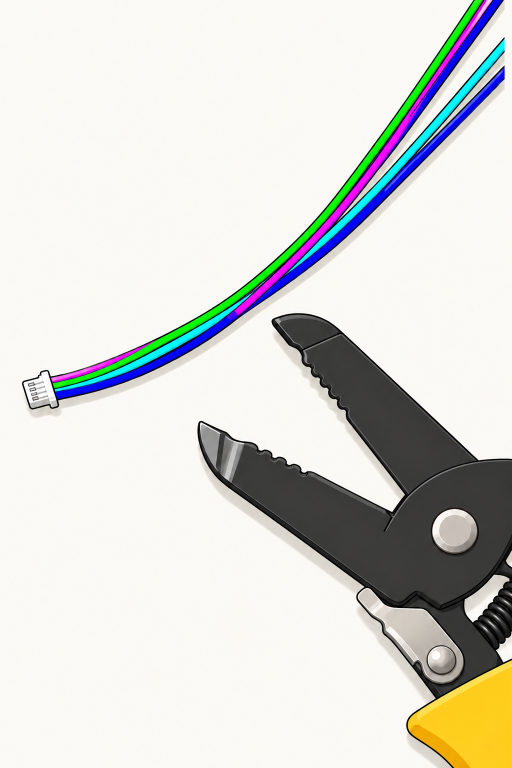
#> input picture art/wires/d01.key.webp, 1024 x 1536 px, given in place of d01.key.webp.key.webp, which was not available (shown at 1/2 size)
$ python -i asmwires.py   (imports and definitions only)
#> lines starting #> are read from the running program, lines starting #| are printed output that depends on the picture; after the words box and inside, x2 and y2 are one past the last pixel; in counts of white or black regions, pixels touching at a corner belong together
# The /assemble drawings whose wires take your cable's colors (the "Cable not these colors?" box).
#   python3 tools/asmwires.py key <dNN>             the image model repaints each wire in a key color -> art/wires/dNN.key.webp
#   python3 tools/asmwires.py split <dNN> [...]     key image -> public/img/assemble/dNN.webp (kit colors) + dNN.m.png (the mask)
# Keys: white -> magenta, yellow -> green, black -> cyan, red -> blue (none of them is anywhere else in a drawing).
# Each pixel is a * key + (1 - a) * what's behind it (outline, board, paper). The mask keeps which wire (R: 50 per wire,
# 1..4) and a (G); the page swaps a * kit color for a * yours (src/pages/assemble.ts recolor). Needs pillow numpy scipy.
import os, sys, io, json, base64, uuid, urllib.request
import numpy as np
from PIL import Image, ImageChops
from scipy import ndimage

OUT = "public/img/assemble"
KEYS = np.array([[1, 0, 1], [0, 1, 0], [0, 1, 1], [0, 0, 1]], float)          # white, yellow, black, red
KIT = np.array([[0xf4, 0xf4, 0xef], [0xf2, 0xc4, 0x17], [0x23, 0x23, 0x23], [0xd8, 0x26, 0x2a]], float) / 255   # = PALETTE in cablecolors.ts
PROMPT = """This is an illustration from a hardware assembly manual. It shows a 4-wire cable with a white wire, a yellow wire, a black wire and a red wire (some may be hidden or cut short; only recolor the ones you see).
Repaint ONLY the colored plastic insulation of those four wires with flat, pure key colors, no shading, no outline change:
- the WHITE wire -> pure magenta #FF00FF
- the YELLOW wire -> pure green #00FF00
- the BLACK wire -> pure cyan #00FFFF
- the RED wire -> pure blue #0000FF
The cable has exactly four wires: never add, split or duplicate one; each key color appears on exactly one wire. Keep the wires' exact shape, path and width. Do not recolor the bare copper tips, the white plastic plug, connectors, sockets, tape, boards, tools or background. Everything else must stay exactly the same, pixel for pixel, same framing, same size."""


# [16 lines left out: function key, not called in this run]


def split(d, src=None):
#> called with d = '../art/wires/d01.key.webp'
    im = Image.open(src or f"art/wires/{d}.key.webp").convert("RGB")
#> im is the input picture: PIL image 1024x1536 RGB; mean R, G, B 216.7, 216.8, 212
    bg = Image.new("RGB", im.size, im.getpixel((4, 4)))                 # trim the paper like tools/asmimg.py
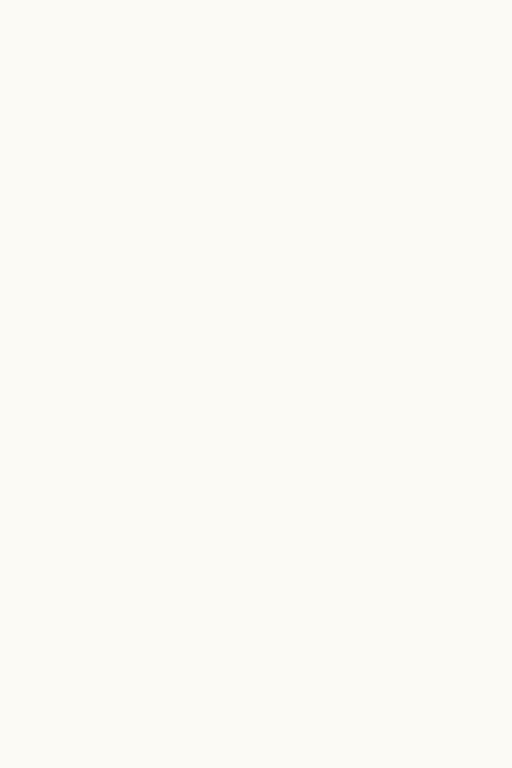
#> bg: PIL image 1024x1536 RGB (shown at 1/2 size); mean R, G, B 251, 250, 245
    box = ImageChops.difference(im, bg).convert("L").point(lambda v: 255 if v > 18 else 0).getbbox()
#> box = (43, 0, 1024, 1536)
    if box:
        m = 40; im = im.crop((max(0, box[0] - m), max(0, box[1] - m), min(im.width, box[2] + m), min(im.height, box[3] + m)))
    im.thumbnail((900, 1100), Image.LANCZOS)
#> im: PIL image 731x1100 RGB
    p = np.asarray(im, float) / 255
    R, G, B = p[..., 0], p[..., 1], p[..., 2]
    raw = np.stack([np.minimum(R, B) - G, G - np.maximum(R, B), np.minimum(G, B) - R, B - np.maximum(R, G)], -1).clip(0, 1)
    a = np.zeros_like(raw)
    for k in range(4):                                                   # only near a real wire: long, solid runs of the key
        strict = k >= 2                                                  # cyan and blue: the board's traces are close
        lab, n = ndimage.label(raw[..., k] > (0.7 if strict else 0.45))
        sizes = ndimage.sum(np.ones_like(lab), lab, range(1, n + 1))
        core = np.isin(lab, 1 + np.flatnonzero(sizes > (150 if strict else 25)))
        weak, m = ndimage.label(raw[..., k] > 0.15)                      # paler bits of it (highlights, thin ends) touching a run
        ids = np.unique(weak[core & (weak > 0)])
        wsz = ndimage.sum(np.ones_like(weak), weak, ids) if len(ids) else []
        csz = ndimage.sum(core, weak, ids) if len(ids) else []
        ok = [i for i, w_, c_ in zip(ids, wsz, csz) if w_ < 1.6 * c_]      # mostly wire, not a board it touches
        keep = np.isin(weak, ok) | ndimage.binary_dilation(core, iterations=1)
        a[..., k] = raw[..., k] * ndimage.binary_dilation(keep, iterations=2)
#> this loop made 4 passes
#> (n, m, wsz, csz, ok) on passes 1, 4: (20, 33, [5719, 1007], [4835, 850], [1, 33]), (18, 143, [2285, 5647, 3142], [1704, 4086, 2567], [1, 4, 121])
#> pass 1, in split, `lab, n = ndimage.label(raw[..., k] > (0.7 if strict else 0.45))`:
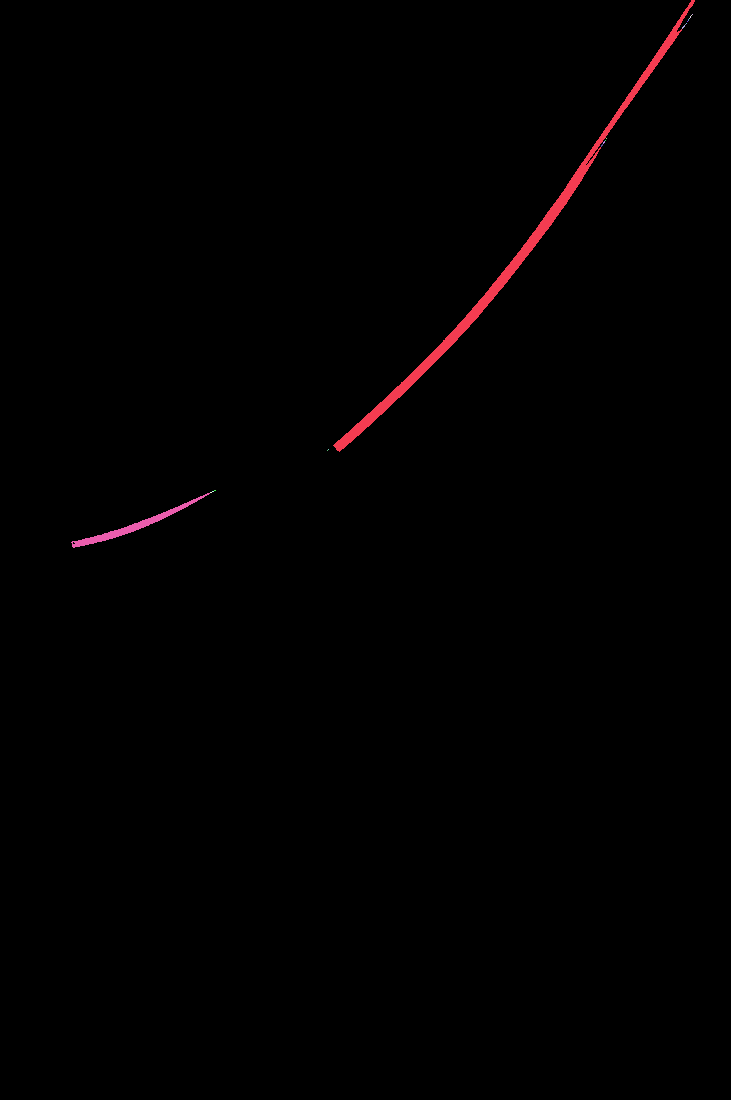
#> lab: shape (1100, 731) int32; 21 distinct labels, from 0 to 20; one colour per label, 0 black
#> pass 1, in split, `core = np.isin(lab, 1 + np.flatnonzero(sizes > (150 if strict else 25)))`:
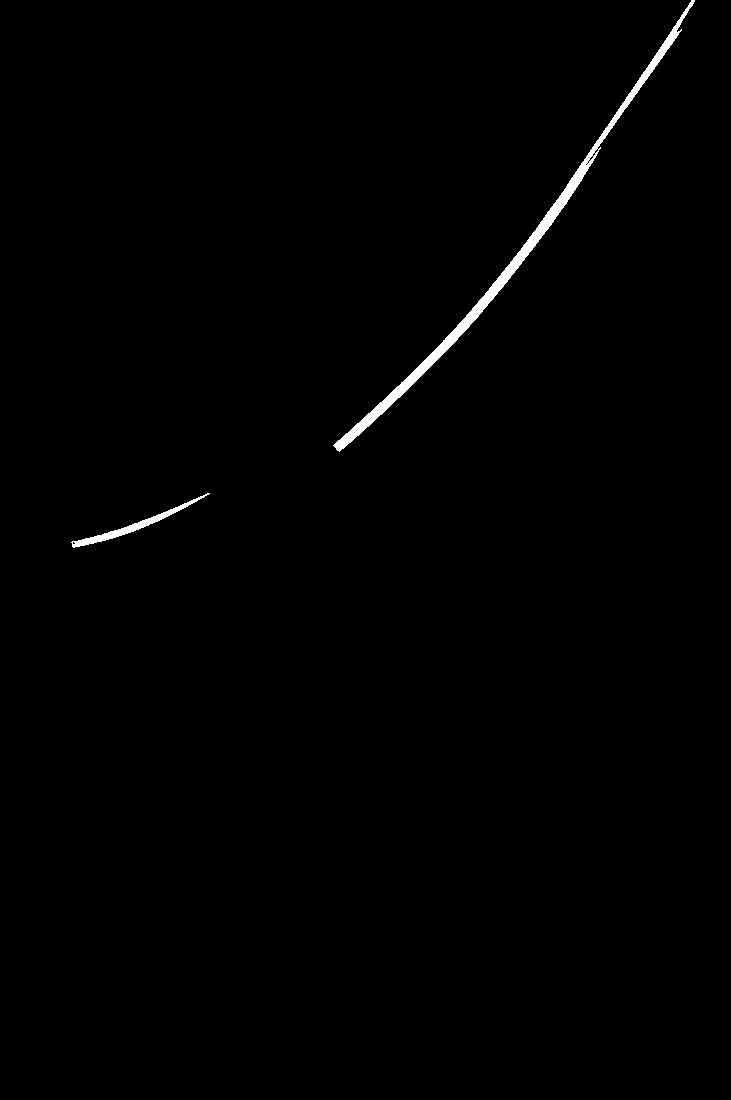
#> core: shape (1100, 731) bool; 0.71% white; 2 white regions, box (x1, y1, x2, y2) and area: (333, 0, 695, 452) 4835, (71, 493, 210, 548) 850
    which = a.argmax(-1); al = a.max(-1)
#> after `which = a.argmax(-1)`:
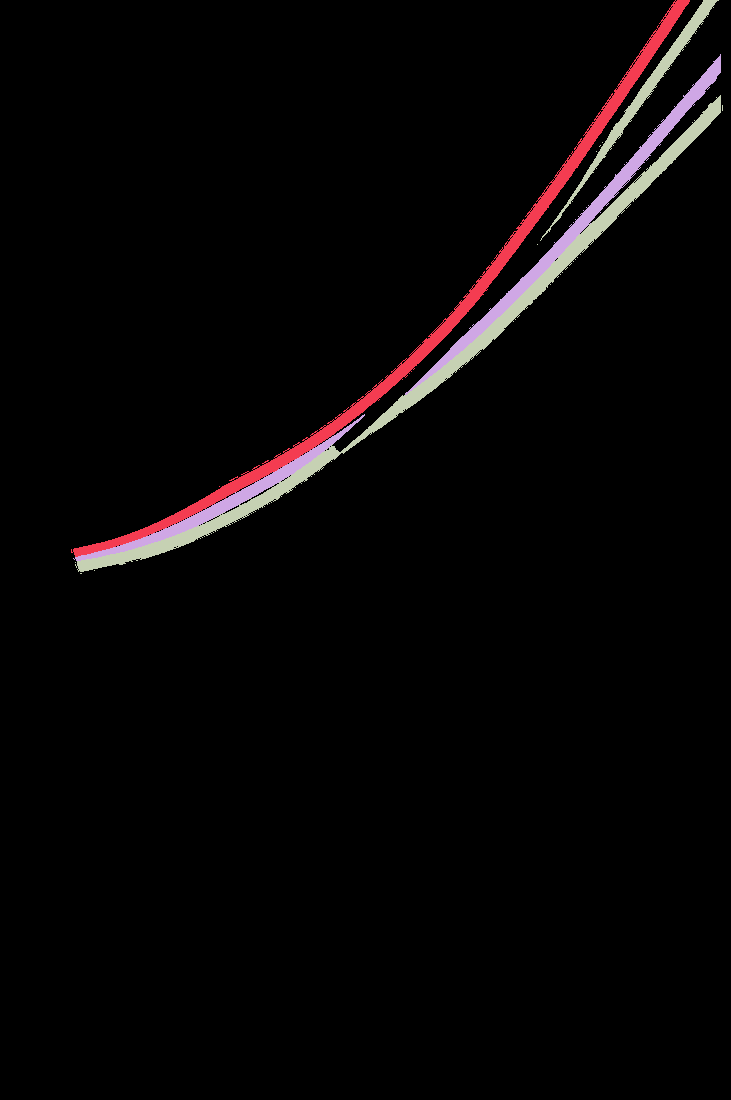
#> which: shape (1100, 731) int64; 4 distinct labels, from 0 to 3; one colour per label, 0 black
    al[al < 0.04] = 0
#> al: shape (1100, 731) float64; min 0, max 1, mean 0.0344
    K, T = KEYS[which], KIT[which]
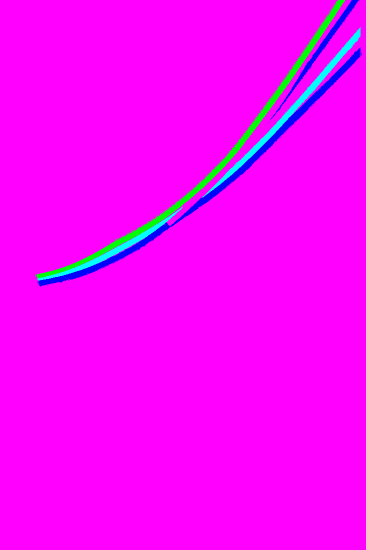
#> K: shape (1100, 731, 3) float64 (shown at 1/2 size); mean of channels 0, 1, 2 0.963, 0.0219, 0.988; drawn as R, G, B
    A = al[..., None]
    behind = np.where(A < 0.97, (p - A * K) / np.maximum(1 - A, 1e-3), 0).clip(0, 1)
    base = A * T + (1 - A) * behind
    Image.fromarray((base * 255).round().astype(np.uint8)).save(f"{OUT}/{d}.webp", quality=88, method=6)
    mask = np.zeros(p.shape, np.uint8)
    mask[..., 0] = np.where(al > 0, (which + 1) * 50, 0)
    mask[..., 1] = (al * 255).round()
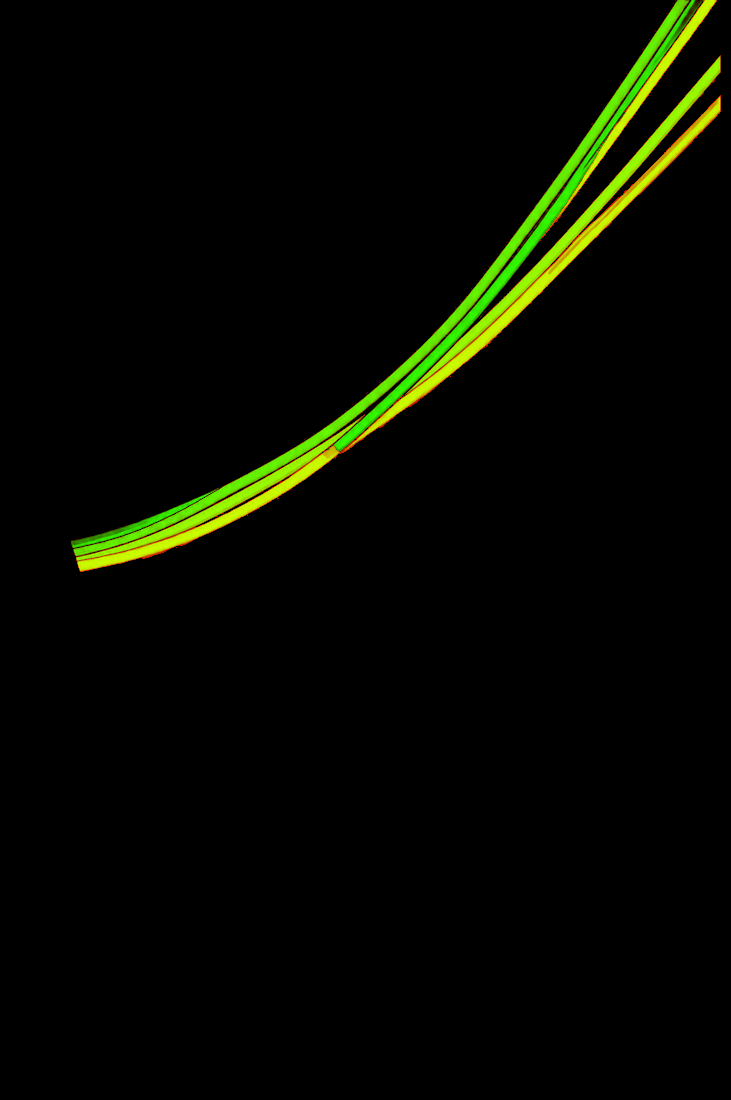
#> mask: shape (1100, 731, 3); mean of channels 0, 1, 2 5.8, 8.8, 0; drawn as R, G, B
    Image.fromarray(mask).save(f"{OUT}/{d}.m.png", optimize=True)
    print(d, im.size, "wire px:", [int((al[which == k] > 0.5).sum()) for k in range(4)])
#| ../art/wires/d01.key.webp (731, 1100) wire px: [5569, 7784, 6697, 9601]


# [3 lines not run here, left out]

>>> result = split('../art/wires/d01.key.webp')

$ run again, on art/wires/d06t.key.webp
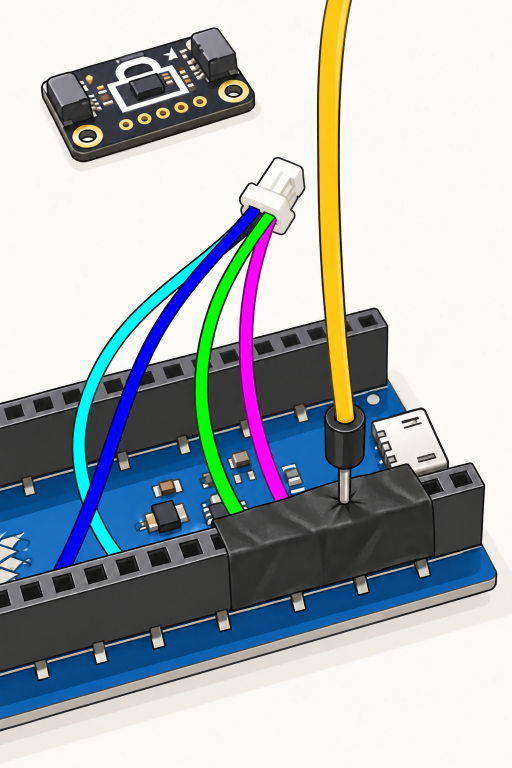
#> input picture art/wires/d06t.key.webp, 1024 x 1536 px, given in place of d06t.key.webp.key.webp, which was not available (shown at 1/2 size)
#> in split, im is the input picture: PIL image 1024x1536 RGB; mean R, G, B 169.5, 176.9, 180
#> box = (0, 0, 995, 1491)
#> the loop in split, `for k in range(4):` made 4 passes
#> (n, sizes, m, ids, wsz, csz, ok) on passes 1 to 2: (1, [6923], 1, [1], [8295], [6923], [1]), (1, [7588], 1, [1], [8119], [7588], [1])
#> pass 1, in split, `lab, n = ndimage.label(raw[..., k] > (0.7 if strict else 0.45))`:
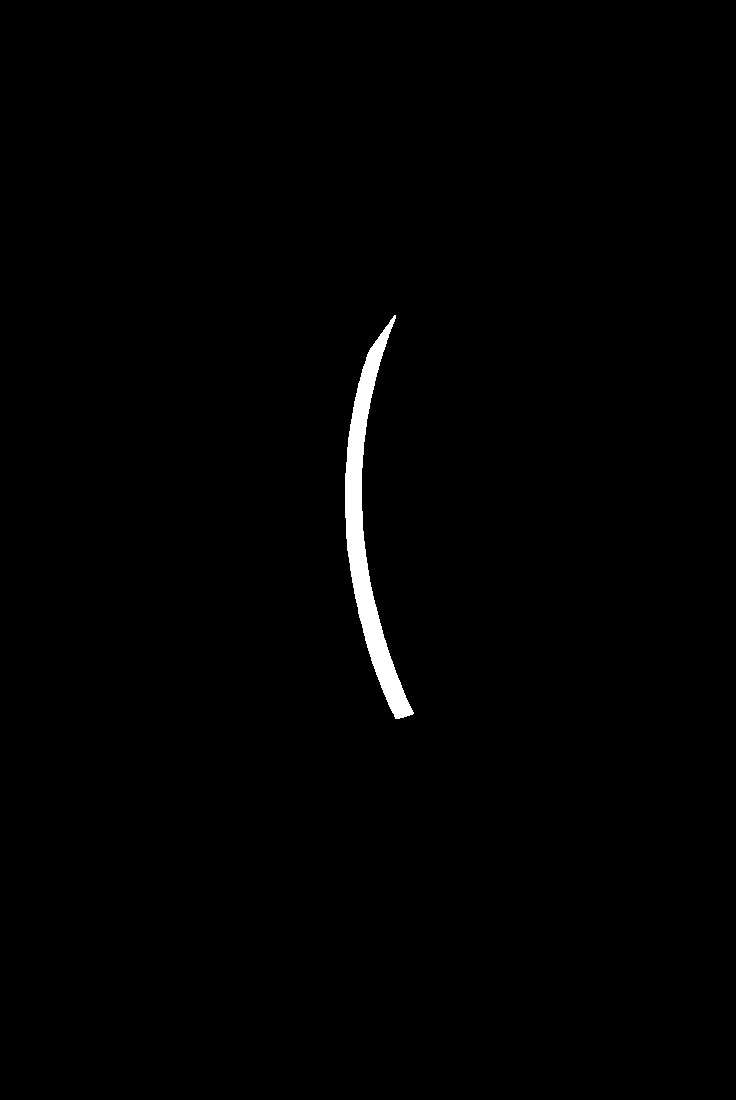
#> lab: shape (1100, 736) int32; values 0 (black) and 1 (white), 0.86% white; 1 white region, box (x1, y1, x2, y2) and area: (345, 315, 414, 719) 6923
#> which: shape (1100, 736) int64; 4 distinct labels, from 0 to 3
#> in split, `mask[..., 1] = (al * 255).round()`:
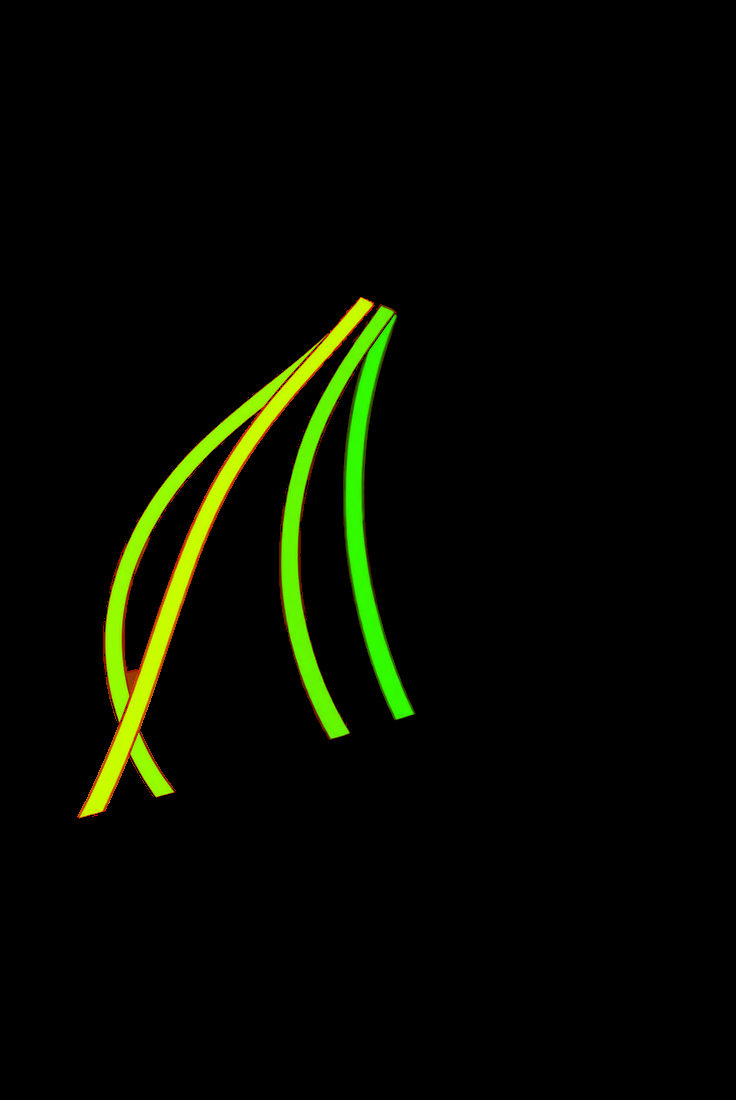
#> mask: shape (1100, 736, 3); mean of channels 0, 1, 2 6.2, 9.7, 0; drawn as R, G, B
#| ../art/wires/d06t.key.webp (736, 1100) wire px: [6791, 7520, 7189, 9149]

$ run again, on art/wires/d08.key.webp
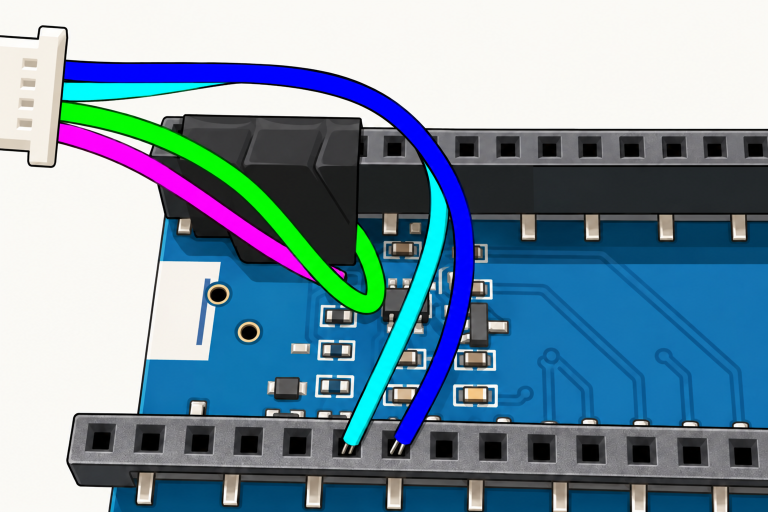
#> input picture art/wires/d08.key.webp, 1536 x 1024 px, given in place of d08.key.webp.key.webp, which was not available (shown at 1/2 size)
#> in split, im is the input picture: PIL image 1536x1024 RGB; mean R, G, B 118.6, 145.5, 163.4
#> box = (0, 50, 1536, 1024)
#> the loop in split, `for k in range(4):` made 4 passes
#> (n, m, wsz, csz, ok) on pass 1: (2, 2, [7110, 85], [6744, 60], [1, 2])
#> pass 1, in split, `core = np.isin(lab, 1 + np.flatnonzero(sizes > (150 if strict else 25)))`:
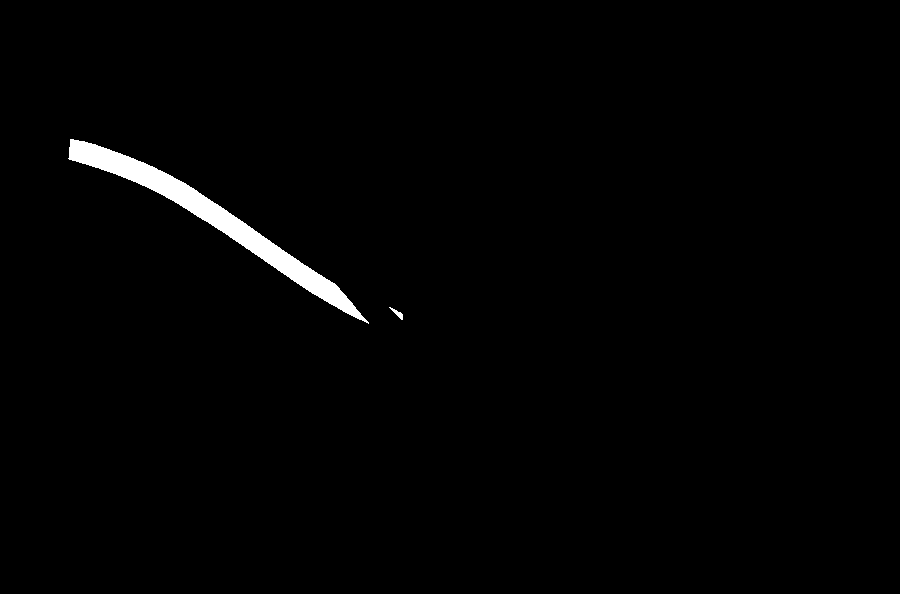
#> core: shape (594, 900) bool; 1.3% white; 2 white regions, box (x1, y1, x2, y2) and area: (68, 139, 369, 324) 6744, (389, 307, 403, 320) 60
#> which: shape (594, 900) int64; 4 distinct labels, from 0 to 3
#> in split, `mask[..., 1] = (al * 255).round()`:
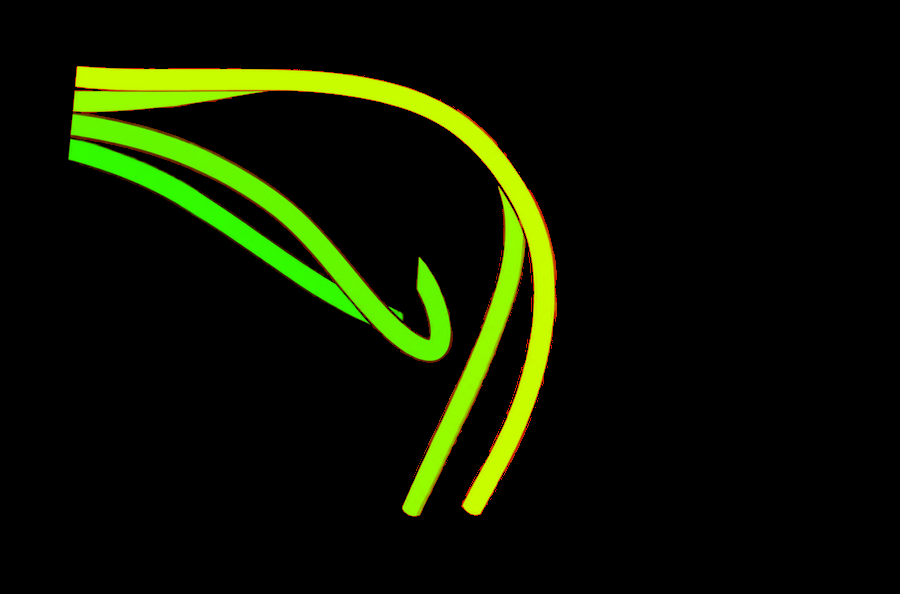
#> mask: shape (594, 900, 3); mean of channels 0, 1, 2 13.1, 20.5, 0; drawn as R, G, B
#| ../art/wires/d08.key.webp (900, 594) wire px: [6753, 10934, 9056, 16967]
